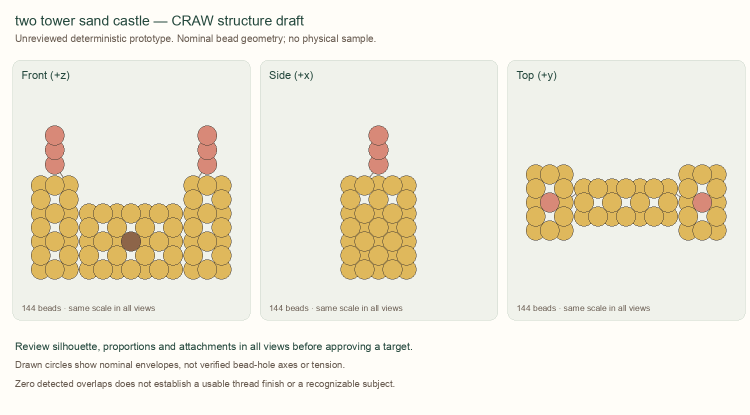
#> input picture training/prototypes/2026-10-19-craw-castle.png, 1500 x 830 px (shown at 1/2 size)
$ python prepare_local_image.py prototypes/2026-10-19-craw-castle.png
#> lines starting #> are read from the running program, lines starting #| are printed output that depends on the picture
"""Match the audited image experiment's EXIF/white-pad preprocessing."""
import sys
from PIL import Image, ImageOps

with Image.open(sys.argv[1]) as source:
#> source is the input picture: PIL image 1500x830 RGB; mean R, G, B 239.4, 235.1, 220.3
    oriented = ImageOps.exif_transpose(source).convert('RGBA')
    image = Image.alpha_composite(Image.new('RGBA', oriented.size, 'white'), oriented).convert('RGB')
    image = ImageOps.pad(image, (224, 224), method=Image.Resampling.LANCZOS, color='white')
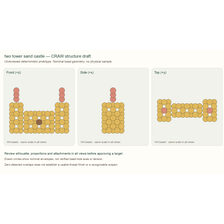
#> image: PIL image 224x224 RGB; mean R, G, B 246.3, 243.9, 235.8
    image.info.clear()
    image.save(sys.stdout.buffer, format='PNG')

$ run again, on training/prototypes/2026-10-19-craw-robot.png
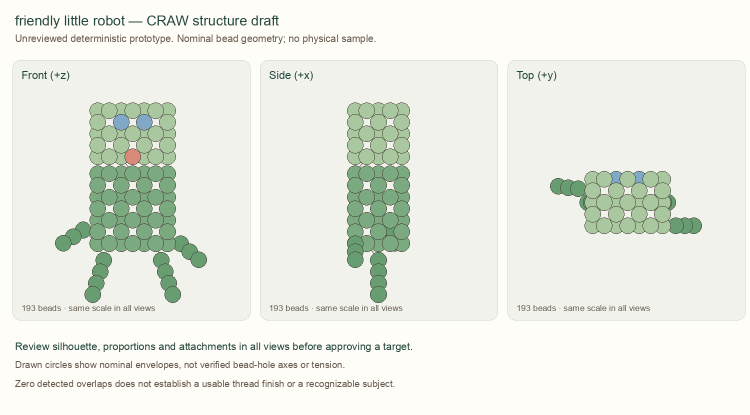
#> input picture training/prototypes/2026-10-19-craw-robot.png, 1500 x 830 px (shown at 1/2 size)
#> source is the input picture: PIL image 1500x830 RGB; mean R, G, B 232.9, 236.6, 227.5
#> `image = ImageOps.pad(image, (224, 224), method=Image.Resampling.LANCZO..`:
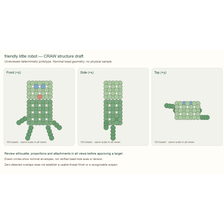
#> image: PIL image 224x224 RGB; mean R, G, B 242.7, 244.8, 239.8

$ run again, on training/prototypes/2026-10-21-craw-cube-angled.png
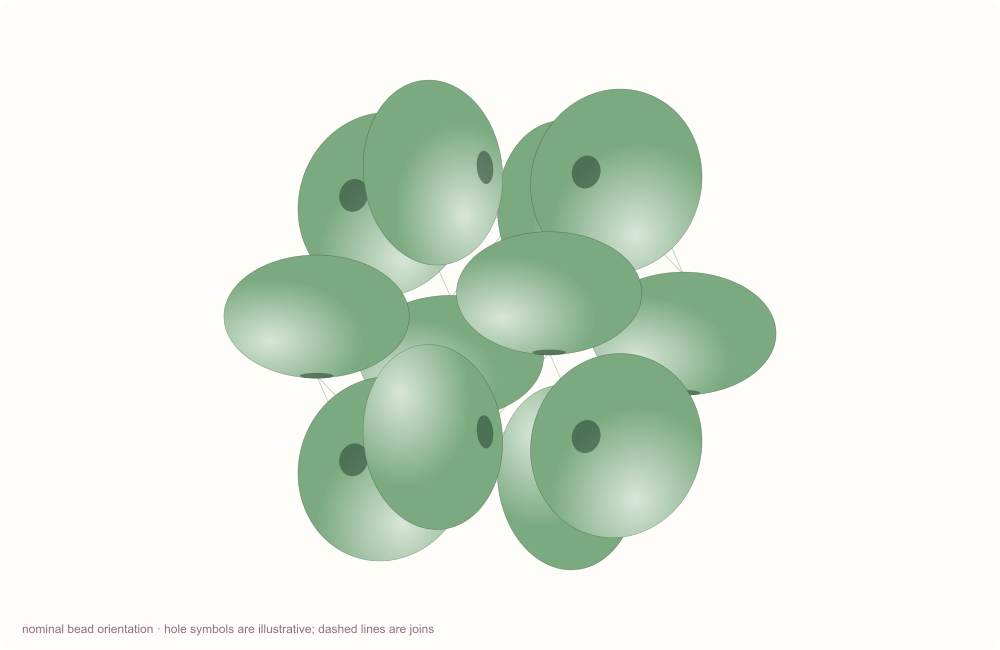
#> input picture training/prototypes/2026-10-21-craw-cube-angled.png, 1000 x 650 px
#> source is the input picture: PIL image 1000x650 RGBA; mean R, G, B, A 224.1, 233.1, 220.6, 255
#> `image = ImageOps.pad(image, (224, 224), method=Image.Resampling.LANCZO..`:
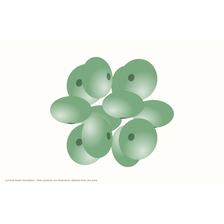
#> image: PIL image 224x224 RGB; mean R, G, B 234.8, 240.7, 232.6

$ run again, on training/prototypes/2026-10-21-peyote-ring-spacing.png
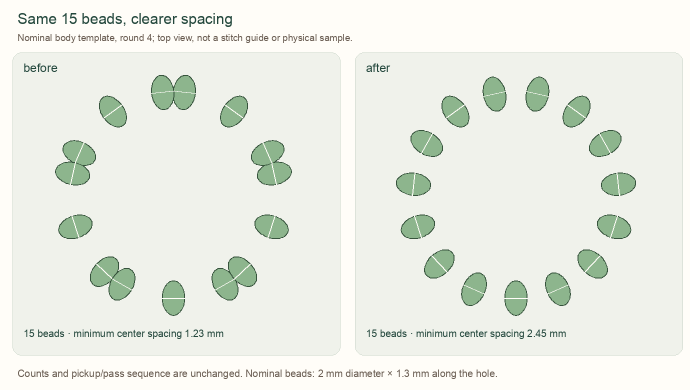
#> input picture training/prototypes/2026-10-21-peyote-ring-spacing.png, 1380 x 780 px (shown at 1/2 size)
#> source is the input picture: PIL image 1380x780 RGB; mean R, G, B 233.9, 237.5, 228.9
#> `image = ImageOps.pad(image, (224, 224), method=Image.Resampling.LANCZO..`:
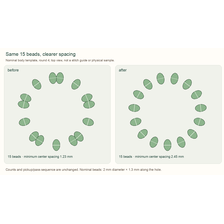
#> image: PIL image 224x224 RGB; mean R, G, B 243, 245.1, 240.2
